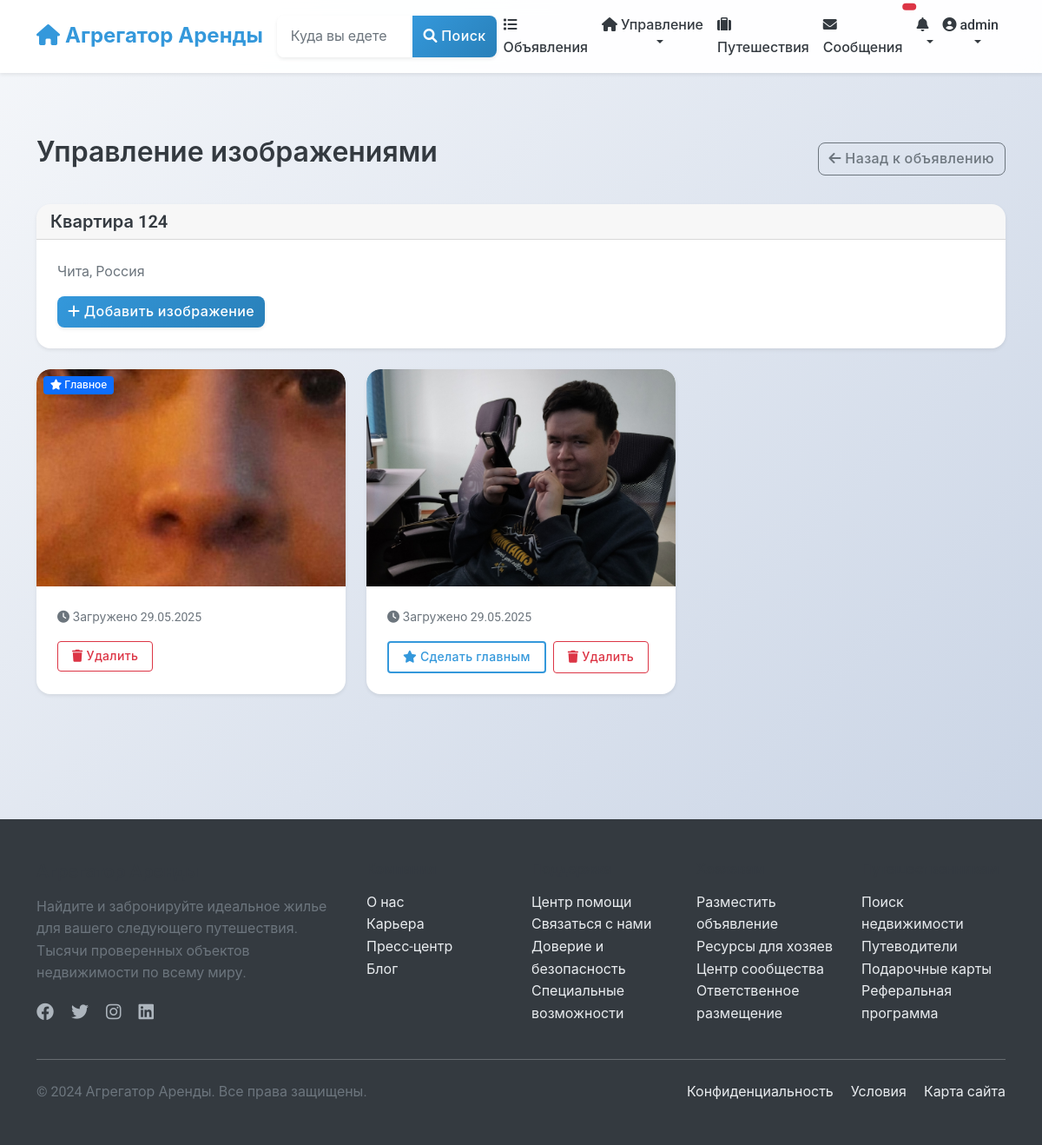
The page /listings/listing/2/images/ (signed in) on the database its author committed.
### users/models.py (models this page shows, shortened)
class User(AbstractUser):
    phone_number = models.CharField(_("Phone number"), max_length=20, blank=True)
    profile_picture = models.URLField(_("Profile picture URL"), blank=True)
    bio = models.TextField(_("Bio"), blank=True)
    is_phone_verified = models.BooleanField(_("Phone verified"), default=False)
    is_id_verified = models.BooleanField(_("ID verified"), default=False)
    is_host = models.BooleanField(_("Is host"), default=False)
    is_guest = models.BooleanField(_("Is guest"), default=True)
    ROLE_CHOICES = [
        ('user', _('Regular User')),
        ('host', _('Host')),
        ('moderator', _('Moderator')),
        ('admin', _('Administrator')),
    ]
    role = models.CharField(_("Role"), max_length=20, choices=ROLE_CHOICES, default='user')
    email_notifications = models.BooleanField(_("Email notifications"), default=True)
    sms_notifications = models.BooleanField(_("SMS notifications"), default=False)
    date_joined = models.DateTimeField(_("Date joined"), auto_now_add=True)
    last_updated = models.DateTimeField(_("Last updated"), auto_now=True)
    class Meta:
        verbose_name = _("User")
        verbose_name_plural = _("Users")

### listings/models.py (models this page shows, shortened)
class Listing(models.Model):
    title = models.CharField(_("Title"), max_length=100)
    description = models.TextField(_("Description"))
    address = models.CharField(_("Address"), max_length=255)
    city = models.CharField(_("City"), max_length=100)
    state = models.CharField(_("State/Province"), max_length=100)
    country = models.CharField(_("Country"), max_length=100)
    zip_code = models.CharField(_("ZIP/Postal Code"), max_length=20)
    latitude = models.DecimalField(_("Latitude"), max_digits=10, decimal_places=7, null=True, blank=True)
    longitude = models.DecimalField(_("Longitude"), max_digits=10, decimal_places=7, null=True, blank=True)
    price_per_night = models.DecimalField(_("Price per night"), max_digits=10, decimal_places=2)
    cleaning_fee = models.DecimalField(_("Cleaning fee"), max_digits=10, decimal_places=2, default=0)
    service_fee = models.DecimalField(_("Service fee"), max_digits=10, decimal_places=2, default=0)
    bedrooms = models.PositiveSmallIntegerField(_("Bedrooms"))
    bathrooms = models.DecimalField(_("Bathrooms"), max_digits=3, decimal_places=1)
    accommodates = models.PositiveSmallIntegerField(_("Accommodates"))
    property_type = models.CharField(_("Property type"), max_length=50)
    image_urls = models.JSONField(_("Image URLs"), default=list, null=True, blank=True)
    amenities = models.JSONField(_("Amenities"), default=list)
    house_rules = models.TextField(_("House rules"), blank=True)
    check_in_time = models.TimeField(_("Check-in time"), null=True, blank=True)
    check_out_time = models.TimeField(_("Check-out time"), null=True, blank=True)
    minimum_nights = models.PositiveSmallIntegerField(_("Minimum nights"), default=1)
    maximum_nights = models.PositiveSmallIntegerField(_("Maximum nights"), default=30)
    is_active = models.BooleanField(_("Is active"), default=True)
    is_approved = models.BooleanField(_("Is approved"), default=False)
    host = models.ForeignKey(
        settings.AUTH_USER_MODEL,
        on_delete=models.CASCADE,
        related_name='listings'
    )
    created_at = models.DateTimeField(_("Created at"), auto_now_add=True)
    updated_at = models.DateTimeField(_("Updated at"), auto_now=True)
    class Meta:
        verbose_name = _("Listing")
        verbose_name_plural = _("Listings")
        ordering = ['-created_at', '-id']
        ordering = ['-created_at']

class ListingImage(models.Model):
    listing = models.ForeignKey(
        Listing,
        on_delete=models.CASCADE,
        related_name='images'
    )
    image = models.ImageField(
        _("Image"),
        upload_to='listing_images/',
        help_text=_("Upload listing image")
    )
    is_main = models.BooleanField(
        _("Main image"),
        default=False,
        help_text=_("Mark as main listing image")
    )
    uploaded_at = models.DateTimeField(_("Uploaded at"), auto_now_add=True)
    class Meta:
        verbose_name = _("Listing Image")
        verbose_name_plural = _("Listing Images")
        ordering = ['-is_main', '-uploaded_at']

### listings/views.py (the view)
# urls.py: path('listing/<int:pk>/images/', views.manage_listing_images, name='listing_images'),
@login_required
def manage_listing_images(request, pk):
    listing = get_object_or_404(Listing, pk=pk, host=request.user)
    return render(request, 'listings/manage_images.html', {
        'listing': listing
    })

### listings/templates/listings/manage_images.html (shortened to what this page needs)
{% extends 'base.html' %}
{% load static %}
{% block content %}
<div class="container my-5">
    <div class="row">
        <div class="col-12">
            <div class="d-flex justify-content-between align-items-center mb-4">
                <h2>Управление изображениями</h2>
                <a href="{% url 'listings:listing_detail' pk=listing.pk %}" class="btn btn-outline-secondary">
                    <i class="fas fa-arrow-left"></i> Назад к объявлению
                </a>
            </div>
            <div class="card mb-4">
                <div class="card-header">
                    <h5 class="mb-0">{{ listing.title }}</h5>
                </div>
                <div class="card-body">
                    <p class="text-muted">{{ listing.city }}, {{ listing.country }}</p>
                    <a href="{% url 'listings:add_image' pk=listing.pk %}" class="btn btn-primary">
                        <i class="fas fa-plus"></i> Добавить изображение
                    </a>
                </div>
            </div>
            {% if listing.images.all %}
                <div class="row">
                    {% for image in listing.images.all %}
                        <div class="col-md-4 mb-4">
                            <div class="card h-100">
                                <div class="position-relative">
                                    <img src="{{ image.image.url }}" alt="{{ listing.title }}" class="card-img-top" style="height: 250px; object-fit: cover;">
                                    {% if image.is_main %}
                                        <span class="position-absolute top-0 start-0 badge bg-primary m-2">
                                            <i class="fas fa-star"></i> Главное
                                        </span>
                                    {% endif %}
                                </div>
                                <div class="card-body">
                                    <div class="d-flex justify-content-between align-items-center">
                                        <small class="text-muted">
                                            <i class="fas fa-clock"></i> Загружено {{ image.uploaded_at|date:"d.m.Y" }}
                                        </small>
                                    </div>
                                    <div class="mt-3 d-flex gap-2">
                                        {% if not image.is_main %}
                                            <form method="post" action="{% url 'listings:set_main_image' pk=listing.pk image_id=image.pk %}" style="display: inline;">
                                                <button type="submit" class="btn btn-sm btn-outline-primary">
                                                    <i class="fas fa-star"></i> Сделать главным
                                                </button>
                                            </form>
                                        {% endif %}
                                        <button type="button" class="btn btn-sm btn-outline-danger"
                                                data-bs-toggle="modal"
                                                data-bs-target="#deleteImageModal"
                                                data-image-id="{{ image.pk }}"
                                                data-image-url="{{ image.image.url }}">
                                            <i class="fas fa-trash"></i> Удалить
                                        </button>
                                    </div>
                                </div>
                            </div>
                        </div>
                    {% endfor %}
                </div>
            {% endif %}
        </div>
    </div>
</div>
{% endblock %}

### templates/includes/navbar.html (shortened to what this page needs)
<nav class="navbar navbar-expand-lg navbar-light bg-white shadow-sm">
    <div class="container">
        <a class="navbar-brand" href="{% url 'home' %}">
            <i class="fas fa-home"></i> Агрегатор Аренды
        </a>
        <div class="collapse navbar-collapse" id="navbarSupportedContent">
            <form class="d-flex mx-auto my-2 my-lg-0" action="{% url 'listings:listing_list' %}" method="get">
                <div class="input-group">
                    <input class="form-control" type="search" name="location" placeholder="Куда вы едете?"
                           aria-label="Search" value="{{ request.GET.location|default:'' }}">
                    <button class="btn btn-primary" type="submit">
                        <i class="fas fa-search"></i> Поиск
                    </button>
                </div>
            </form>
            <ul class="navbar-nav ms-auto mb-2 mb-lg-0">
                <li class="nav-item">
                    <a class="nav-link {% if request.resolver_match.url_name == 'listing_list' %}active{% endif %}"
                       href="{% url 'listings:listing_list' %}">
                        <i class="fas fa-list"></i> Объявления
                    </a>
                </li>
                {% if user.is_authenticated %}
                    {% if user.is_host %}
                    <li class="nav-item dropdown">
                        <a class="nav-link dropdown-toggle" href="#" id="hostDropdown" role="button"
                           data-bs-toggle="dropdown" aria-expanded="false">
                            <i class="fas fa-home"></i> Управление
                        </a>
                    </li>
                    {% else %}
                    <li class="nav-item">
                        <a class="nav-link" href="{% url 'listings:listing_create' %}">
                            <i class="fas fa-plus"></i> Подать объявление
                        </a>
                    </li>
                    {% endif %}
                    <li class="nav-item">
                        <a class="nav-link {% if request.resolver_match.url_name == 'user_bookings' %}active{% endif %}"
                           href="{% url 'listings:user_bookings' %}">
                            <i class="fas fa-suitcase"></i> Путешествия
                        </a>
                    </li>
                    <li class="nav-item">
                        <a class="nav-link position-relative {% if 'chat' in request.path %}active{% endif %}"
                           href="{% url 'chat:conversation_list' %}">
                            <i class="fas fa-envelope"></i> Сообщения
                            <span id="message-badge" class="position-absolute top-0 start-100 translate-middle badge rounded-pill bg-danger"
                                  hx-get="{% url 'chat:get_unread_count' %}"
                                  hx-trigger="load, every 30s"
                                  hx-swap="innerHTML">
                            </span>
                        </a>
                    </li>
                    <li class="nav-item dropdown">
                        <a class="nav-link dropdown-toggle position-relative" href="#" id="notificationDropdown"
                           role="button" data-bs-toggle="dropdown" aria-expanded="false"
                           onclick="loadNotifications()"
                           data-bs-auto-close="outside">
                            <i class="fas fa-bell"></i>
                                {% load notify_tags %}
                        </a>
                    </li>
                    <li class="nav-item dropdown">
                        <a class="nav-link dropdown-toggle" href="#" id="userDropdown" role="button"
                           data-bs-toggle="dropdown" aria-expanded="false">
                            {% if user.profile_picture %}
                                <img src="{{ user.profile_picture }}" alt="{{ user.username }}" class="user-avatar sm me-1">
                            {% else %}
                                <i class="fas fa-user-circle"></i>
                            {% endif %}
                            {{ user.username }}
                        </a>
                    </li>
                {% endif %}
            </ul>
        </div>
    </div>
</nav>

### rows shown on the page
User: username "admin"
Listing: title "Квартира 124", city "Чита", country "Россия"
ListingImage: image (picture), is_main True (drawn), uploaded_at "29.05.2025"
ListingImage: image (picture), uploaded_at "29.05.2025", is_main False (drawn)
